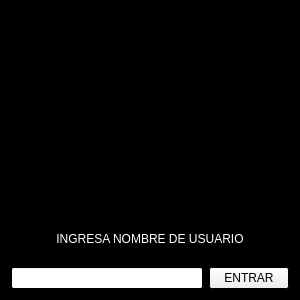
<?xml version="1.0" encoding="UTF-8"?>
<ui version="4.0">
 <class>ventana_inicio</class>
 <widget class="QWidget" name="ventana_inicio">
  <property name="geometry">
   <rect>
    <x>0</x>
    <y>0</y>
    <width>300</width>
    <height>300</height>
   </rect>
  </property>
  <property name="palette">
   <palette>
    <active>
     <colorrole role="Base">
      <brush brushstyle="SolidPattern">
       <color alpha="255">
        <red>255</red>
        <green>255</green>
        <blue>255</blue>
       </color>
      </brush>
     </colorrole>
     <colorrole role="Window">
      <brush brushstyle="SolidPattern">
       <color alpha="255">
        <red>0</red>
        <green>0</green>
        <blue>0</blue>
       </color>
      </brush>
     </colorrole>
    </active>
    <inactive>
     <colorrole role="Base">
      <brush brushstyle="SolidPattern">
       <color alpha="255">
        <red>255</red>
        <green>255</green>
        <blue>255</blue>
       </color>
      </brush>
     </colorrole>
     <colorrole role="Window">
      <brush brushstyle="SolidPattern">
       <color alpha="255">
        <red>0</red>
        <green>0</green>
        <blue>0</blue>
       </color>
      </brush>
     </colorrole>
    </inactive>
    <disabled>
     <colorrole role="Base">
      <brush brushstyle="SolidPattern">
       <color alpha="255">
        <red>0</red>
        <green>0</green>
        <blue>0</blue>
       </color>
      </brush>
     </colorrole>
     <colorrole role="Window">
      <brush brushstyle="SolidPattern">
       <color alpha="255">
        <red>0</red>
        <green>0</green>
        <blue>0</blue>
       </color>
      </brush>
     </colorrole>
    </disabled>
   </palette>
  </property>
  <property name="windowTitle">
   <string>Ventana de Inicio</string>
  </property>
  <layout class="QVBoxLayout" name="verticalLayout_2">
   <item>
    <layout class="QVBoxLayout" name="verticalLayout">
     <item>
      <layout class="QHBoxLayout" name="horizontalLayout">
       <item>
        <widget class="QLabel" name="logo">
         <property name="minimumSize">
          <size>
           <width>250</width>
           <height>200</height>
          </size>
         </property>
         <property name="maximumSize">
          <size>
           <width>250</width>
           <height>200</height>
          </size>
         </property>
         <property name="text">
          <string>TextLabel</string>
         </property>
         <property name="scaledContents">
          <bool>true</bool>
         </property>
         <property name="alignment">
          <set>Qt::AlignCenter</set>
         </property>
        </widget>
       </item>
      </layout>
     </item>
     <item>
      <widget class="QLabel" name="titulo">
       <property name="text">
        <string>&lt;html&gt;&lt;head/&gt;&lt;body&gt;&lt;p&gt;&lt;span style=&quot; color:#ffffff;&quot;&gt;INGRESA NOMBRE DE USUARIO&lt;/span&gt;&lt;/p&gt;&lt;/body&gt;&lt;/html&gt;</string>
       </property>
       <property name="alignment">
        <set>Qt::AlignCenter</set>
       </property>
      </widget>
     </item>
     <item>
      <layout class="QHBoxLayout" name="horizontalLayout_2">
       <item>
        <widget class="QLineEdit" name="nombre_usuario">
         <property name="frame">
          <bool>true</bool>
         </property>
         <property name="echoMode">
          <enum>QLineEdit::Normal</enum>
         </property>
        </widget>
       </item>
       <item>
        <widget class="QPushButton" name="boton_entrar">
         <property name="text">
          <string>ENTRAR</string>
         </property>
        </widget>
       </item>
      </layout>
     </item>
    </layout>
   </item>
  </layout>
 </widget>
 <resources/>
 <connections/>
</ui>
